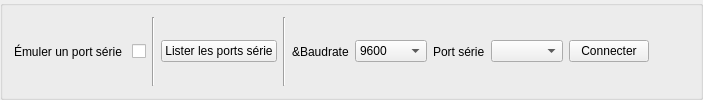
         <widget class="QGroupBox" name="groupBox_7">
          <property name="title">
           <string/>
          </property>
          <layout class="QHBoxLayout" name="horizontalLayout_2">
           <item>
            <widget class="QLabel" name="label_19">
             <property name="text">
              <string>Émuler un port série </string>
             </property>
            </widget>
           </item>
           <item>
            <widget class="QCheckBox" name="chk_fake_serial"/>
           </item>
           <item>
            <widget class="Line" name="line_2">
             <property name="orientation">
              <enum>Qt::Vertical</enum>
             </property>
            </widget>
           </item>
           <item>
            <widget class="QPushButton" name="btn_serial_ports_list">
             <property name="text">
              <string>Lister les ports série</string>
             </property>
             <property name="icon">
              <iconset>
               <normaloff>../sivi_cnc_driver/rc/reload.png</normaloff>../sivi_cnc_driver/rc/reload.png</iconset>
             </property>
            </widget>
           </item>
           <item>
            <widget class="Line" name="line_3">
             <property name="orientation">
              <enum>Qt::Vertical</enum>
             </property>
            </widget>
           </item>
           <item>
            <widget class="QLabel" name="label_20">
             <property name="text">
              <string>&amp;Baudrate</string>
             </property>
            </widget>
           </item>
           <item>
            <widget class="QComboBox" name="baudrate">
             <property name="currentIndex">
              <number>4</number>
             </property>
             <item>
              <property name="text">
               <string>300</string>
              </property>
             </item>
             <item>
              <property name="text">
               <string>1200</string>
              </property>
             </item>
             <item>
              <property name="text">
               <string>2400</string>
              </property>
             </item>
             <item>
              <property name="text">
               <string>4800</string>
              </property>
             </item>
             <item>
              <property name="text">
               <string>9600</string>
              </property>
             </item>
             <item>
              <property name="text">
               <string>19200</string>
              </property>
             </item>
             <item>
              <property name="text">
               <string>38400</string>
              </property>
             </item>
             <item>
              <property name="text">
               <string>57600</string>
              </property>
             </item>
             <item>
              <property name="text">
               <string>115200</string>
              </property>
             </item>
             <item>
              <property name="text">
               <string>230400</string>
              </property>
             </item>
             <item>
              <property name="text">
               <string>250000</string>
              </property>
             </item>
            </widget>
           </item>
           <item>
            <widget class="QLabel" name="label_21">
             <property name="text">
              <string>Port série</string>
             </property>
            </widget>
           </item>
           <item>
            <widget class="QComboBox" name="serial_ports_list"/>
           </item>
           <item>
            <widget class="QPushButton" name="btn_connect">
             <property name="text">
              <string>Connecter</string>
             </property>
             <property name="icon">
              <iconset>
               <normaloff>../sivi_cnc_driver/rc/connect.png</normaloff>../sivi_cnc_driver/rc/connect.png</iconset>
             </property>
            </widget>
           </item>
           <item>
            <spacer name="horizontalSpacer">
             <property name="orientation">
              <enum>Qt::Horizontal</enum>
             </property>
             <property name="sizeHint" stdset="0">
              <size>
               <width>40</width>
               <height>20</height>
              </size>
             </property>
            </spacer>
           </item>
          </layout>
         </widget>
